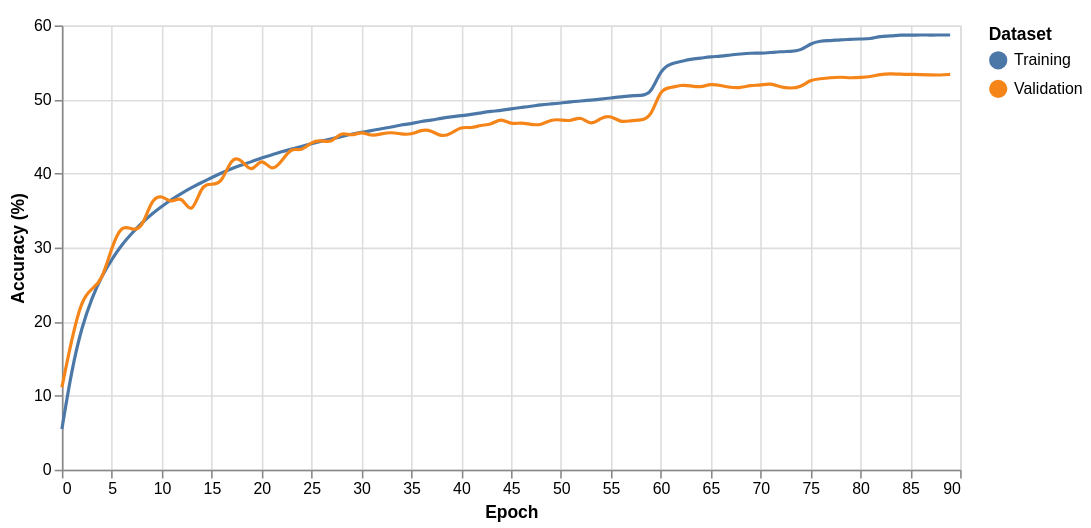

Vega-Lite specification for this chart:
### Vega-Lite specification from a JSON file in a GitHub repository (floating-point values rounded to 4 significant figures; data arrays with more than 128 entries replaced by an {"elided": "..."} marker saying what was removed)
{"config": {"view": {"width": 400, "height": 300}, "mark": {"tooltip": null}}, "layer": [{"mark": {"type": "line", "interpolate": "basis"}, "encoding": {"color": {"type": "nominal", "field": "label", "title": "Dataset"}, "x": {"type": "quantitative", "field": "Step", "title": "Epoch"}, "y": {"type": "quantitative", "field": "Value", "title": "Accuracy (%)"}}}, {"mark": "point", "encoding": {"opacity": {"value": 0}, "x": {"type": "quantitative", "field": "Step"}}, "selection": {"selector003": {"type": "single", "nearest": true, "on": "mouseover", "fields": ["Step"], "empty": "none"}}}, {"mark": "point", "encoding": {"color": {"type": "nominal", "field": "label", "title": "Dataset"}, "opacity": {"condition": {"value": 1, "selection": "selector003"}, "value": 0}, "x": {"type": "quantitative", "field": "Step", "title": "Epoch"}, "y": {"type": "quantitative", "field": "Value", "title": "Accuracy (%)"}}}, {"mark": {"type": "rule", "color": "gray"}, "encoding": {"x": {"type": "quantitative", "field": "Step"}}, "transform": [{"filter": {"selection": "selector003"}}]}, {"mark": {"type": "text", "align": "left", "dx": 5, "dy": -10}, "encoding": {"color": {"type": "nominal", "field": "label", "title": "Dataset"}, "text": {"condition": {"type": "quantitative", "field": "Value", "selection": "selector003"}, "value": " "}, "x": {"type": "quantitative", "field": "Step", "title": "Epoch"}, "y": {"type": "quantitative", "field": "Value", "title": "Accuracy (%)"}}}], "data": {"name": "data-7c92e5eeaafb8c5e4d5fa928088e8ab1"}, "height": 280, "width": 566, "$schema": "https://vega.github.io/schema/vega-lite/v3.4.0.json", "datasets": {"data-7c92e5eeaafb8c5e4d5fa928088e8ab1": {"elided": "180 records"}}}
